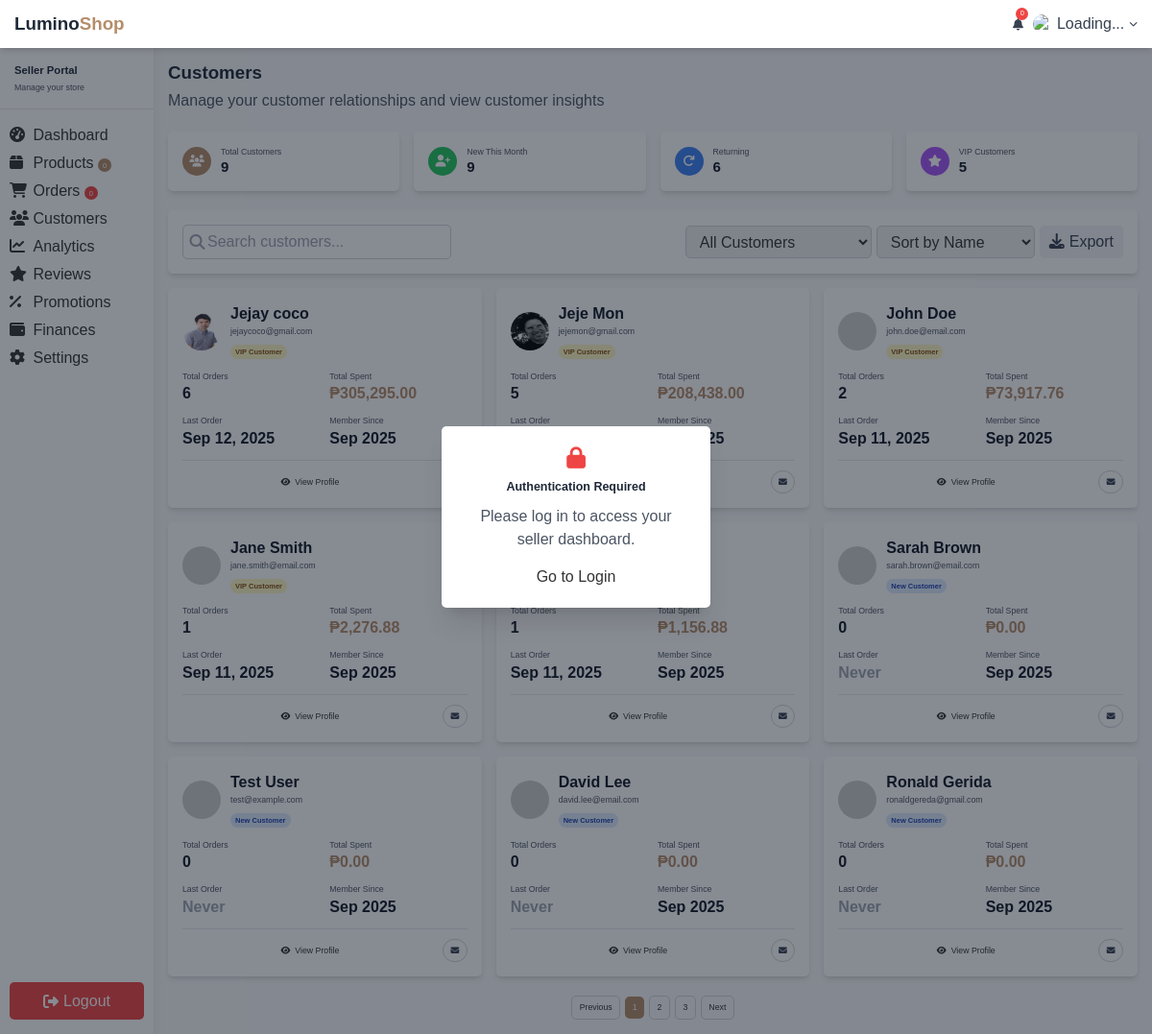
Page /seller/customers.php on the committed database.
### tables this page shows
CREATE TABLE `users` (
  `id` bigint(20) NOT NULL,
  `email` varchar(255) NOT NULL,
  `password_hash` varchar(255) NOT NULL,
  `phone` varchar(20) DEFAULT NULL,
  `profile_image` varchar(255) DEFAULT NULL,
  `first_name` varchar(100) DEFAULT NULL,
  `last_name` varchar(100) DEFAULT NULL,
  `date_of_birth` date DEFAULT NULL,
  `gender` enum('male','female','other') DEFAULT NULL,
  `email_verified` tinyint(1) DEFAULT 0,
  `phone_verified` tinyint(1) DEFAULT 0,
  `status` enum('active','suspended','deleted') DEFAULT 'active',
  `created_at` timestamp NOT NULL DEFAULT current_timestamp(),
  `updated_at` timestamp NOT NULL DEFAULT current_timestamp() ON UPDATE current_timestamp(),
  `deleted_at` timestamp NULL DEFAULT NULL
);

### seller/customers.php (the view, shortened to what this page needs)
<?php
require_once 'config/database.php';
$stats_query = "
    SELECT
        COUNT(DISTINCT u.id) as total_customers,
        COUNT(DISTINCT CASE WHEN u.created_at >= DATE_SUB(NOW(), INTERVAL 1 MONTH) THEN u.id END) as new_this_month,
        COUNT(DISTINCT CASE WHEN o.id IS NOT NULL THEN o.user_id END) as returning_customers,
        COUNT(DISTINCT CASE WHEN customer_stats.total_spent >= 1000 THEN customer_stats.user_id END) as vip_customers
    FROM users u
    LEFT JOIN orders o ON u.id = o.user_id
    LEFT JOIN (
        SELECT user_id, SUM(total_amount) as total_spent
        FROM orders
        WHERE status != 'cancelled'
        GROUP BY user_id
    ) customer_stats ON u.id = customer_stats.user_id
    WHERE u.status = 'active'
";
$stats = $pdo->query($stats_query)->fetch();
$customers_query = "
    SELECT
        u.id,
        u.email,
        u.first_name,
        u.last_name,
        u.profile_image,
        u.created_at,
        COUNT(o.id) as total_orders,
        COALESCE(SUM(CASE WHEN o.status != 'cancelled' THEN o.total_amount ELSE 0 END), 0) as total_spent,
        MAX(o.created_at) as last_order_date,
        CASE
            WHEN COALESCE(SUM(CASE WHEN o.status != 'cancelled' THEN o.total_amount ELSE 0 END), 0) >= 1000 THEN 'VIP Customer'
            WHEN COUNT(o.id) > 0 THEN 'Regular Customer'
            WHEN u.created_at >= DATE_SUB(NOW(), INTERVAL 1 MONTH) THEN 'New Customer'
            ELSE 'Inactive'
        END as customer_type
    FROM users u
    LEFT JOIN orders o ON u.id = o.user_id AND o.status != 'cancelled'
    WHERE u.status = 'active'
    GROUP BY u.id, u.email, u.first_name, u.last_name, u.profile_image, u.created_at
    ORDER BY total_spent DESC, total_orders DESC
    LIMIT 12
";
$customers = $pdo->query($customers_query)->fetchAll();
function getCustomerTypeClass($type) {
    switch($type) {
        case 'VIP Customer': return 'bg-yellow-100 text-yellow-800';
        case 'New Customer': return 'bg-blue-100 text-blue-800';
    }
}
function formatCurrency($amount) {
    return '₱' . number_format($amount, 2);
}
function getProfileImage($user) {
    if ($user['profile_image']) {
        return 'http://localhost' . $user['profile_image'];
    }
    return 'https://ui-avatars.com/api/?name=' . urlencode($user['first_name'] . ' ' . $user['last_name']) . '&background=d4a574&color=fff&size=64';
}
?>
<?php include 'includes/header.php'; ?>
<?php include 'includes/sidebar.php'; ?>
    <main class="lg:ml-64 pt-20 min-h-screen">
        <div class="p-6">
            <div class="mb-8">
                <h1 class="text-3xl font-bold text-gray-800 mb-2">Customers</h1>
                <p class="text-gray-600">Manage your customer relationships and view customer insights</p>
            </div>
            <div class="grid grid-cols-1 md:grid-cols-4 gap-6 mb-8">
                <div class="bg-white p-6 rounded-lg shadow-md">
                    <div class="flex items-center">
                        <div class="w-12 h-12 bg-beige rounded-full flex items-center justify-center">
                            <i class="fas fa-users text-white text-xl"></i>
                        </div>
                        <div class="ml-4">
                            <p class="text-sm text-gray-600">Total Customers</p>
                            <p class="text-2xl font-bold text-gray-900"><?= number_format($stats['total_customers']) ?></p>
                        </div>
                    </div>
                </div>
                <div class="bg-white p-6 rounded-lg shadow-md">
                    <div class="flex items-center">
                        <div class="w-12 h-12 bg-green-500 rounded-full flex items-center justify-center">
                            <i class="fas fa-user-plus text-white text-xl"></i>
                        </div>
                        <div class="ml-4">
                            <p class="text-sm text-gray-600">New This Month</p>
                            <p class="text-2xl font-bold text-gray-900"><?= number_format($stats['new_this_month']) ?></p>
                        </div>
                    </div>
                </div>
                <div class="bg-white p-6 rounded-lg shadow-md">
                    <div class="flex items-center">
                        <div class="w-12 h-12 bg-blue-500 rounded-full flex items-center justify-center">
                            <i class="fas fa-redo text-white text-xl"></i>
                        </div>
                        <div class="ml-4">
                            <p class="text-sm text-gray-600">Returning</p>
                            <p class="text-2xl font-bold text-gray-900"><?= number_format($stats['returning_customers']) ?></p>
                        </div>
                    </div>
                </div>
                <div class="bg-white p-6 rounded-lg shadow-md">
                    <div class="flex items-center">
                        <div class="w-12 h-12 bg-purple-500 rounded-full flex items-center justify-center">
                            <i class="fas fa-star text-white text-xl"></i>
                        </div>
                        <div class="ml-4">
                            <p class="text-sm text-gray-600">VIP Customers</p>
                            <p class="text-2xl font-bold text-gray-900"><?= number_format($stats['vip_customers']) ?></p>
                        </div>
                    </div>
                </div>
            </div>
            <div class="bg-white rounded-lg shadow-md p-6 mb-6">
                <div class="flex flex-col md:flex-row md:items-center md:justify-between gap-4">
                    <div class="flex-1 max-w-md">
                        <div class="relative">
                            <input type="text" placeholder="Search customers..." class="w-full pl-10 pr-4 py-2 border border-gray-300 rounded-lg focus:outline-none focus:border-beige">
                            <i class="fas fa-search absolute left-3 top-1/2 transform -translate-y-1/2 text-gray-400"></i>
                        </div>
                    </div>
                    <div class="flex flex-wrap gap-2">
                        <select class="px-4 py-2 border border-gray-300 rounded-lg focus:outline-none focus:border-beige">
                            <option>All Customers</option>
                        </select>
                        <select class="px-4 py-2 border border-gray-300 rounded-lg focus:outline-none focus:border-beige">
                            <option>Sort by Name</option>
                        </select>
                        <button class="px-4 py-2 bg-gray-100 text-gray-700 rounded-lg hover:bg-gray-200 transition-colors">
                            <i class="fas fa-download mr-2"></i>Export
                        </button>
                    </div>
                </div>
            </div>
            <div class="grid grid-cols-1 md:grid-cols-2 lg:grid-cols-3 gap-6">
                <?php if (empty($customers)): ?>
                    <div class="col-span-full text-center py-12">
                        <i class="fas fa-users text-gray-400 text-6xl mb-4"></i>
                        <h3 class="text-xl font-semibold text-gray-600 mb-2">No Customers Yet</h3>
                        <p class="text-gray-500">When customers place orders, they'll appear here.</p>
                    </div>
                <?php else: ?>
                    <?php foreach ($customers as $customer): ?>
                        <div class="bg-white rounded-lg shadow-md p-6 hover:shadow-lg transition-shadow">
                            <div class="flex items-center mb-4">
                                <img src="<?= htmlspecialchars(getProfileImage($customer)) ?>"
                                     alt="<?= htmlspecialchars($customer['first_name'] . ' ' . $customer['last_name']) ?>"
                                     class="w-16 h-16 rounded-full">
                                <div class="ml-4 flex-1">
                                    <h3 class="font-semibold text-gray-900">
                                        <?= htmlspecialchars($customer['first_name'] . ' ' . $customer['last_name']) ?>
                                    </h3>
                                    <p class="text-sm text-gray-600"><?= htmlspecialchars($customer['email']) ?></p>
                                    <span class="inline-flex px-2 py-1 text-xs font-semibold rounded-full <?= getCustomerTypeClass($customer['customer_type']) ?> mt-1">
                                        <?= htmlspecialchars($customer['customer_type']) ?>
                                    </span>
                                </div>
                            </div>
                            <div class="grid grid-cols-2 gap-4 mb-4">
                                <div>
                                    <p class="text-sm text-gray-600">Total Orders</p>
                                    <p class="font-semibold text-gray-900"><?= number_format($customer['total_orders']) ?></p>
                                </div>
                                <div>
                                    <p class="text-sm text-gray-600">Total Spent</p>
                                    <p class="font-semibold text-beige"><?= formatCurrency($customer['total_spent']) ?></p>
                                </div>
                                <div>
                                    <p class="text-sm text-gray-600">Last Order</p>
                                    <p class="font-semibold text-gray-900">
                                        <?php if ($customer['last_order_date']): ?>
                                            <?= date('M j, Y', strtotime($customer['last_order_date'])) ?>
                                        <?php else: ?>
                                            <span class="text-gray-400">Never</span>
                                        <?php endif; ?>
                                    </p>
                                </div>
                                <div>
                                    <p class="text-sm text-gray-600">Member Since</p>
                                    <p class="font-semibold text-gray-900"><?= date('M Y', strtotime($customer['created_at'])) ?></p>
                                </div>
                            </div>
                            <div class="border-t pt-4">
                                <div class="flex space-x-2">
                                    <button class="flex-1 btn-beige text-sm py-2" onclick="viewCustomer(<?= $customer['id'] ?>)">
                                        <i class="fas fa-eye mr-2"></i>View Profile
                                    </button>
                                    <button class="px-3 py-2 text-sm border border-gray-300 text-gray-700 rounded-full hover:bg-gray-50"
                                            onclick="contactCustomer('<?= htmlspecialchars($customer['email']) ?>')">
                                        <i class="fas fa-envelope"></i>
                                    </button>
                                </div>
                            </div>
                        </div>
                    <?php endforeach; ?>
                <?php endif; ?>
            </div>
            <div class="mt-8 flex items-center justify-center">
                <div class="flex items-center space-x-2">
                    <button class="px-3 py-2 text-sm border border-gray-300 rounded-lg hover:bg-gray-50">Previous</button>
                    <button class="px-3 py-2 text-sm bg-beige text-white rounded-lg">1</button>
                    <button class="px-3 py-2 text-sm border border-gray-300 rounded-lg hover:bg-gray-50">2</button>
                    <button class="px-3 py-2 text-sm border border-gray-300 rounded-lg hover:bg-gray-50">3</button>
                    <button class="px-3 py-2 text-sm border border-gray-300 rounded-lg hover:bg-gray-50">Next</button>
                </div>
            </div>
        </div>
    </main>
<?php include 'includes/footer.php'; ?>

### seller/css/style.css (style rules this page uses)
:root { --beige: #b48d6b; --beige-light: #c8a382; --beige-dark: #9d7a5a; }
* { margin: 0; padding: 0; box-sizing: border-box; font-family: 'Verdana', Geneva, Tahoma, sans-serif; }
html { font-size: 62.5%; scroll-behavior: smooth; scroll-padding-top: 6rem; overflow-x: hidden; }
body { font-size: 1.6rem; line-height: 1.6; color: #333; }

### rows in the picture
users: profile_image (picture), first_name+last_name "Jejay coco", email "jejaycoco@gmail.com", customer_type "VIP Customer", total_orders "6", total_spent "₱305,295.00", last_order_date "Sep 12, 2025", created_at "Sep 2025"
users: profile_image (picture), first_name+last_name "Jeje Mon", email "jejemon@gmail.com", customer_type "VIP Customer", total_orders "5", total_spent "₱208,438.00"
users: first_name+last_name "John Doe", email "john.doe@email.com", customer_type "VIP Customer", total_orders "2", total_spent "₱73,917.76", last_order_date "Sep 11, 2025", created_at "Sep 2025"
users: first_name+last_name "Jane Smith", email "jane.smith@email.com", customer_type "VIP Customer", total_orders "1", total_spent "₱2,276.88", last_order_date "Sep 11, 2025", created_at "Sep 2025"
users: total_orders "1", total_spent "₱1,156.88", last_order_date "Sep 11, 2025", created_at "Sep 2025"
users: first_name+last_name "Sarah Brown", email "sarah.brown@email.com", customer_type "New Customer", total_orders "0", total_spent "₱0.00", shows "Never", created_at "Sep 2025"
users: first_name+last_name "Test User", email "test@example.com", customer_type "New Customer", total_orders "0", total_spent "₱0.00", shows "Never", created_at "Sep 2025"
users: first_name+last_name "David Lee", email "david.lee@email.com", customer_type "New Customer", total_orders "0", total_spent "₱0.00", shows "Never", created_at "Sep 2025"
users: first_name+last_name "Ronald Gerida", email "ronaldgereda@gmail.com", customer_type "New Customer", total_orders "0", total_spent "₱0.00", shows "Never", created_at "Sep 2025"

### other values in the picture
$stats['total_customers'] "9"
$stats['new_this_month'] "9"
$stats['returning_customers'] "6"
$stats['vip_customers'] "5"
